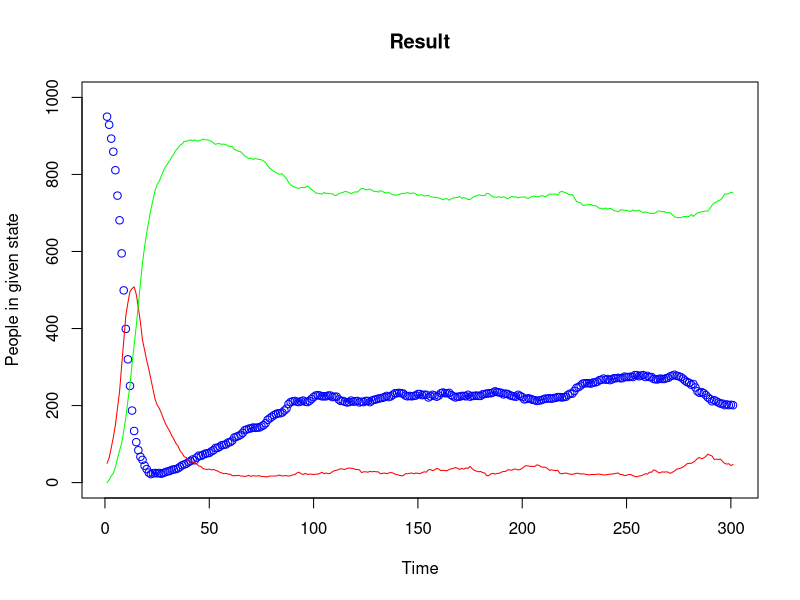
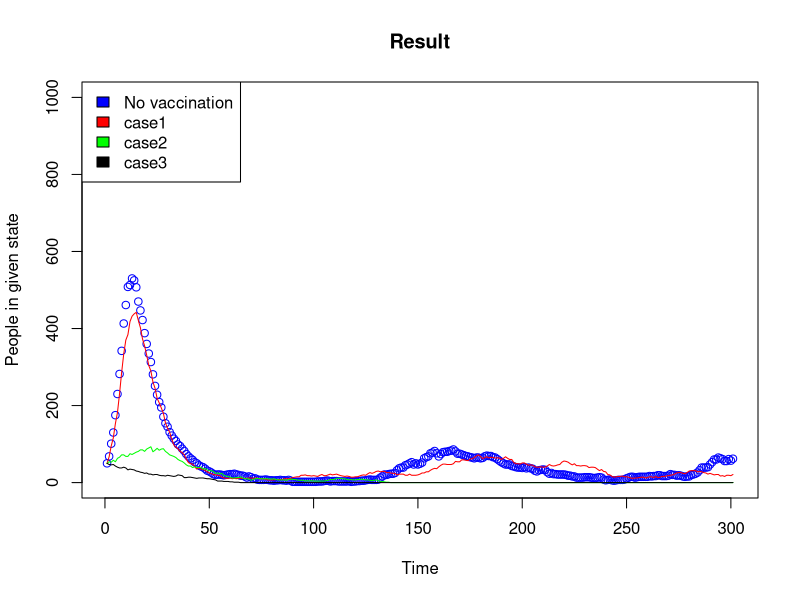
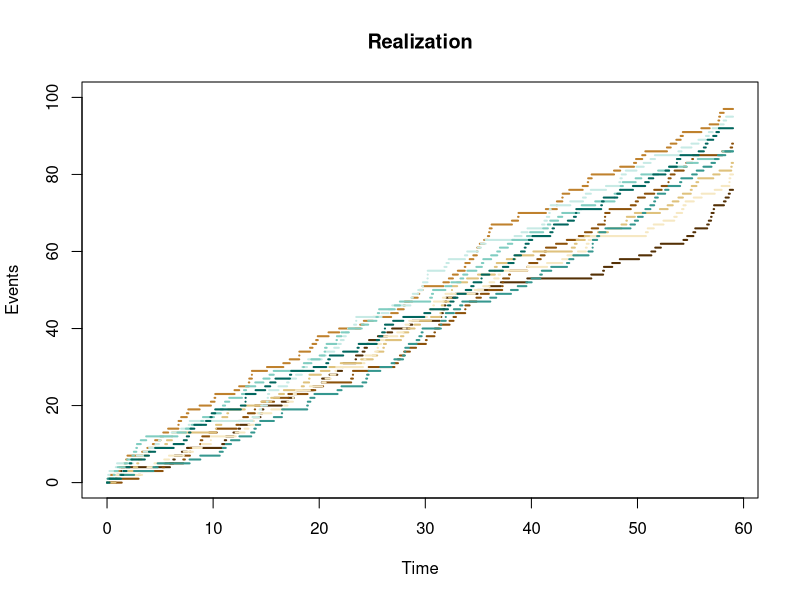
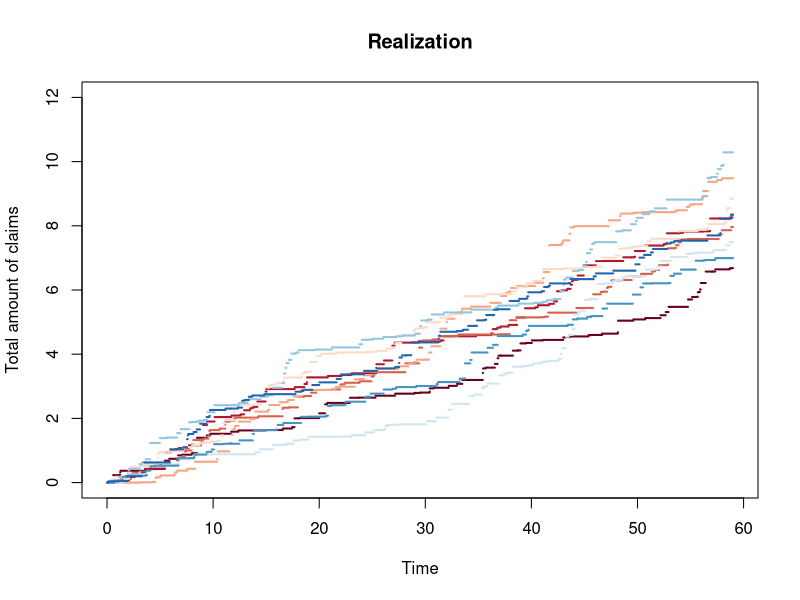

These charts were generated, in order, by the following R code:
## ---- chunk 1
library(knitr)
knitr::opts_chunk$set(echo = TRUE,tidy=TRUE,message=FALSE,warning=FALSE,strip.white=TRUE,prompt=FALSE,
                      cache=TRUE, size="scriptsize",fig.width=4, fig.height=3,fig.align = "center")
## ---- chunk 2
simulate <- function(P, iter){
  #Finding the number of rows of P
  n <- nrow(P)
  #Initializing vector of the states, iter states
  states <- numeric(iter)
  
  #Assumption X_0 = 0
  states[1] <- 1
  
  #Simulating Markov chain
  for(t in 2:iter){
    #Probability vector to simulate next state (X_t+1)
    p <- P[states[t-1],]
    #Draw from multinomial distrubution to choose next state
    states[t] <- which(rmultinom(1,1,p) == 1)
  }
  return(states)
}
## ---- chunk 3

beta = 0.01
gamma = 0.1
alpha  = 0.005

P = matrix(c(1-beta,beta,0,0,1-gamma,gamma,alpha,0,1-alpha),nrow = 3, byrow = TRUE)

#State 0,1,2 transformed to state 1,2,3
n = 7300

states <- simulate(P,n)

## ---- chunk 4

limiting_probs <- function(states){
  n = length(states)
  p1=0
  p2 = 0
  p3 = 0

  for(i in states){
    if(i == 1){
      p1 = p1 +1
    }
    else if(i == 2){
      p2 = p2 +1
    }
    else{
      p3 = p3 +1
    }
  }
  p1 = p1/n
  p2 = p2/n 
  p3 = p3/n

  pi <- c(p1,p2,p3)
  return(pi)
}

## ---- chunk 5
confidence_interval <- function(P,N,j){
  pi = numeric(N)
  
  for(i in 0:N){
    states = simulate(P,7300)
    states = states[3650:7300]
    
    pi[i] <- limiting_probs(states)[j]
    
  }
  n = N
  
  t = qt(0.95,df = n-1)
  
  variance = var(pi)
  mean = mean(pi)
  
  S = sqrt(n/(n-1)*variance)
  
  a = mean + t*S/sqrt(n)
  b = mean - t*S/sqrt(n) 
  
  return(c(a,b))
}

## ---- chunk 6
set.seed(123)
# Number of trials, with vectors to save the values in the process
n<- 300
S <- vector(length=n+1)
I <- vector(length=n+1)
R <- vector(length=n+1)

#initial states of the population
S[1]<- 950
I[1]<- 50
R[1]<- 0

for (i in 1:n){
	#inducing the new 
	S_n <- rbinom(1, R[i], .005)
	I_n <- rbinom(1, S[i], .5*I[i]/1000)
	R_n <- rbinom(1, I[i], .1)
	# Saving the new states into the vector introduced previously
	S[i+1]= S[i]+S_n-I_n
	I[i+1]= I[i]+I_n-R_n
	R[i+1]= R[i]+R_n-S_n
	#testing that the code works by seeing if the number of "peopl" sum to 1000
	#print(R[i]+I[i]+S[i])
	
	
}
step<- seq(301)

## ---- chunk 7

plot(step, S,col="blue", main="Result",xlab="Time", ylab="People in given state",ylim=c(0,1000))
lines(step, I,col="red")
lines(step, R, col="green")

## ---- chunk 8

N<- 1000
Large_infect= vector(length= N)
Large_infect_step= vector(length= N)

for(j in 1:N){
	
	#using the same code as for e for the simulations
	n<- 300
	S <- vector(length=n+1)
	I <- vector(length=n+1)
	R <- vector(length=n+1)

	S[1]<- 950
	I[1]<- 50
	R[1]<- 0
	
	#initialize the maximum number of infected and its index
	max_I<-0
	index<-0


	for (i in 1:n){
	
		S_n <- rbinom(1, R[i], .005)
		I_n <- rbinom(1, S[i], .5*I[i]/1000)
		R_n <- rbinom(1, I[i], .1)
	# Saving the new states into the vector introduced previously
		S[i+1]= S[i]+S_n-I_n
		I[i+1]= I[i]+I_n-R_n
		R[i+1]= R[i]+R_n-S_n

		if(I[i+1]>max_I){
			max_I <- I[i+1]
			index <- (i+1)
		}
	}
	#pushing setting the maxvalue for the iteration
	Large_infect[j]= max_I
	Large_infect_step[j]= index

}
#plot(Large_infect, Large_infect_step)

#Expected value of max infected:
print(mean(Large_infect))
#Expected timestep to get to the max infected:
print(mean(Large_infect_step))

#Confidence intervals:

print(quantile(Large_infect,c(.025,.975)))

print(quantile(Large_infect_step,c(.025,.975)))
## ---- chunk 9
set.seed(123)

Vacc_simulate= function(iteration, vaccinated){

N<- iteration
Large_infect= vector(length= N)
Large_infect_step= vector(length= N)

for(j in 1:N){
	
	#using the same code as for e for the simulations
	n<- 300
	S <- vector(length=n+1)
	I <- vector(length=n+1)
	R <- vector(length=n+1)

	S[1]<- 950- vaccinated
	I[1]<- 50
	R[1]<- 0
	
	#initialize the maximum number of infected and its index
	max_I<-0
	index<-0


	for (i in 1:n){
	
		S_n <- rbinom(1, R[i], .005)
		I_n <- rbinom(1, S[i], .5*I[i]/1000)
		R_n <- rbinom(1, I[i], .1)
	# Saving the new states into the vector introduced previously
		S[i+1]= S[i]+S_n-I_n
		I[i+1]= I[i]+I_n-R_n
		R[i+1]= R[i]+R_n-S_n

		if(I[i+1]>max_I){
			max_I <- I[i+1]
			index <- (i+1)
		}
	}
	#pushing setting the maxvalue for the iteration
	Large_infect[j]= max_I
	Large_infect_step[j]= index
}
print(mean(Large_infect))
print(mean(Large_infect_step))
return(I)
}

#Simulating the different cases, and one case where there are no vaccinated
No_vac<-Vacc_simulate(1000, 0)

I_case1<-Vacc_simulate(1000, 100)

I_case2<-Vacc_simulate(1000, 600)

I_case3<-Vacc_simulate(1000, 800)

step<- seq(301)
## ---- chunk 10

plot(step, No_vac,col="blue", main="Result",xlab="Time", ylab="People in given state",ylim=c(0,1000))
lines(step, I_case1,col="red")
lines(step, I_case2, col="green")
lines(step, I_case3, col="black")
legend("topleft",legend=c("No vaccination","case1","case2","case3"), fill= c("blue","red","green","black"))
## ---- chunk 11

Poisson_Process <- function(lambda,n,t){
  #Creating empty vector of size n+1
  v<-numeric(n+1)
  v[1] <-0


  for (k in 1:n){
    x <- rpois(1,lambda*t)
    if(x > 100){
      v[k] = 1 
    }
    else{
      v[k] = 0
    }
  }
  return(v)
}

t <- 59
n <- 1000
lambda <-1.5

v = Poisson_Process(lambda,n,t)
mean(v)

## ---- chunk 12
#install.packages("RColorBrewer")
library(RColorBrewer)


plot_poisson <-function(t_value,lambda,N){
  #Creating colour palette to visualize simulations
  colour_palette = brewer.pal(n=10, name = "BrBG")
  #Generating plot to fill with simulation plots
  plot(NULL, NULL, xlim = c(0, t_value), ylim = c(0, 100), xlab = "Time", ylab = "Events", main = "Realization", lwd = 2)



  #Simulating N Poisson processes and plotting them by using lines() function
  for (n in 0:N) {
    #Picking from Poisson distribution
    X <- rpois(1, lambda * t_value)
    x = c(0:X, X)
  
    t <- runif(X, 0, t_value)
    t = c(0, sort(t), t_value)
    l = length(x)
    
    for (i in 1:(l - 1)){
      lines(t[i:(i + 1)], rep(x[i], 2), lwd = 2, col = colour_palette [n]) #Adding simulation to plot
    }
  }
}


#Initializing given values
t_value <- 59
lambda <- 1.5
N <- 9

plot_poisson(t_value,lambda,N) 
## ---- chunk 13
#Defining parameters
N <- 1000
gamma <- 10
lambda <- 1.5

simulate_poisgam <- function(N,gamma,lambda){
  t_value <- 59
  v <- numeric(N)
  
  #Simulating
  for (n in 1:N) {
    #Poisson distribution
    X <- rpois(1, lambda * t_value)
    z <- numeric(N)
    
    for (i in 1:X){
      #Exponential distribution
      c <- rexp(1, gamma)
      z[i] = c
    }
    #Finding probs
    if (sum(z) > 8) {
      v[n] = 1
    } else {
      v[n] = 0
    }
  }
  
  return(v)
}

## ---- chunk 14
#Probability
mean(simulate_poisgam(N,gamma,lambda))
## ---- chunk 15
color_palette <- brewer.pal(n = 10, name = 'RdBu')

lambda <- 1.5
gamma <- 10
t_value <- 59
N <- 9

final_simulation <-function(lambda,gamma,t_value,N){
  # Plot
  plot(NULL, NULL, xlim = c(0, t_value), ylim = c(0, 12), xlab = "Time", ylab = "Total amount of claims", main = "Realization", lwd = 2)
  #Simulation
  for (n in 0:N) {
    X <- rpois(1, lambda * t_value)
  
    t <- runif(X, 0, t_value)
    t = c(0, sort(t), t_value)
  
    x= c(0:X, X)
    z <- numeric(X)
  
  
    for (i in 0:X){
      C <- rexp(1, gamma)
      z[i] <- C
    }
    
  
    cumulative_z <- c(0, cumsum(z))
    l = length(x)
    for (i in 1:(l - 1)){
      lines(t[i:(i + 1)], rep(cumulative_z[i], 2), lwd = 2, col = color_palette[n])
    }
  }
}

## ---- chunk 16
final_simulation(lambda,gamma,t_value,N)
